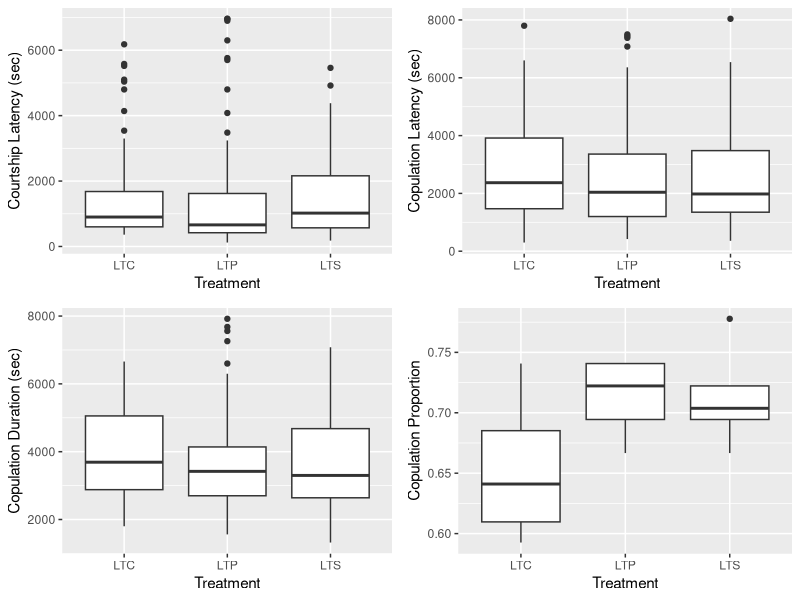
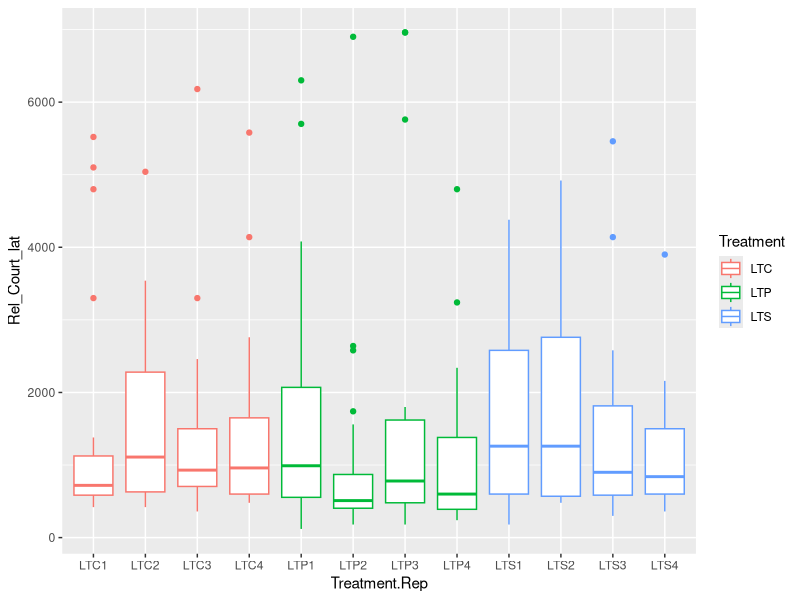
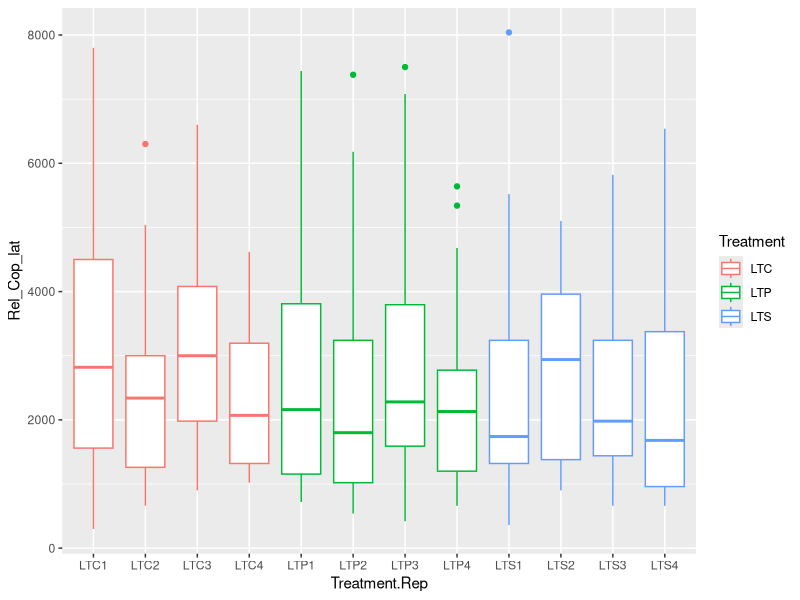
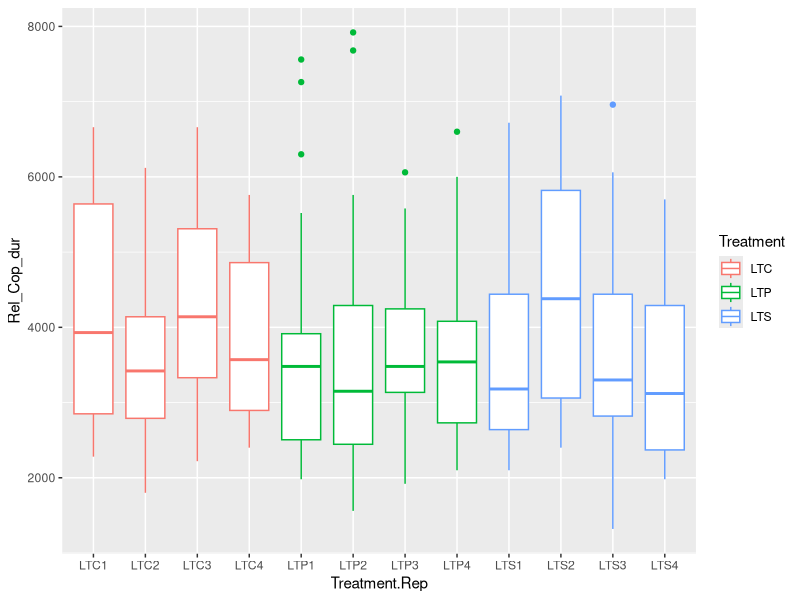

The R source for these figures, in order: (Note: this script raises an error after producing the figures.)
# Data from Abhijna of the long term populations and their courtship and copulation data

library(ggplot2)
library(dplyr)
library(tidyr)
library(lme4)
library(effects)
#library(lme4)
#library(car)


#Multiplots: to join plots together
#From: http://www.cookbook-r.com/Graphs/Multiple_graphs_on_one_page_(ggplot2)/

multiplot <- function(..., plotlist=NULL, file, cols=1, layout=NULL) {
  library(grid)
  
  # Make a list from the ... arguments and plotlist
  plots <- c(list(...), plotlist)
  
  numPlots = length(plots)
  
  # If layout is NULL, then use 'cols' to determine layout
  if (is.null(layout)) {
    # Make the panel
    # ncol: Number of columns of plots
    # nrow: Number of rows needed, calculated from # of cols
    layout <- matrix(seq(1, cols * ceiling(numPlots/cols)),
                     ncol = cols, nrow = ceiling(numPlots/cols))
  }
  
  if (numPlots==1) {
    print(plots[[1]])
    
  } else {
    # Set up the page
    grid.newpage()
    pushViewport(viewport(layout = grid.layout(nrow(layout), ncol(layout))))
    
    # Make each plot, in the correct location
    for (i in 1:numPlots) {
      # Get the i,j matrix positions of the regions that contain this subplot
      matchidx <- as.data.frame(which(layout == i, arr.ind = TRUE))
      
      print(plots[[i]], vp = viewport(layout.pos.row = matchidx$row,
                                      layout.pos.col = matchidx$col))
    }
  }
}
#Change working directory to the Data folder (if from script folder to start)!
setwd("~/Bioinformatics/Long_Term_Data/Data_LongTermPopulationExperiments_Git/PredationCourtship/data")
AP_evolved_data <- read.csv("AP_EvolvedPopCourtshipCopulation_2014.csv", h=T)

#Start time of agebin 4 not recorded: so removed
AP_evolved_data <- AP_evolved_data[-which(AP_evolved_data$Bin4 == "" & AP_evolved_data$AgeBin =="4"),]
#Make relative start times:
AP_evolved_data$StartTime <- as.difftime(as.character(AP_evolved_data$StartTime), format = "%H:%M", units = "secs")
AP_evolved_data$CourtshipLatency <- as.difftime(as.character(AP_evolved_data$CourtshipLatency), format = "%H:%M", units = "secs")
AP_evolved_data$Bin2 <- as.difftime(as.character(AP_evolved_data$Bin2), format = "%H:%M", units = "secs")
AP_evolved_data$Bin3 <- as.difftime(as.character(AP_evolved_data$Bin3), format = "%H:%M", units = "secs")
AP_evolved_data$Bin4 <- as.difftime(as.character(AP_evolved_data$Bin4), format = "%H:%M", units = "secs")
AP_evolved_data$CopulationLatency <- as.difftime(as.character(AP_evolved_data$CopulationLatency), format = "%H:%M", units = "secs")
AP_evolved_data$CopulationDuration <- as.difftime(as.character(AP_evolved_data$CopulationDuration), format = "%H:%M", units = "secs")

AP_evolved_data$CourtshipLatency <- with(AP_evolved_data, CourtshipLatency - StartTime)
AP_evolved_data$CopulationLatency <- with(AP_evolved_data, CopulationLatency - StartTime)
AP_evolved_data$CopulationDuration <- with(AP_evolved_data, CopulationDuration - StartTime)
AP_evolved_data$Bin2 <- with(AP_evolved_data, Bin2 - StartTime)
AP_evolved_data$Bin3 <- with(AP_evolved_data, Bin3 - StartTime)
AP_evolved_data$Bin4 <- with(AP_evolved_data, Bin4 - StartTime)
AP_evolved_data$Bin1 <- with(AP_evolved_data, StartTime - StartTime)


#Relative start times for each thing

AP_evolved_data <- within(AP_evolved_data, { 
  Rel_Court_lat = ifelse (AgeBin == 1, CourtshipLatency-Bin1, ifelse(AgeBin == 2, CourtshipLatency-Bin2, ifelse(AgeBin == 3, CourtshipLatency-Bin3, ifelse(AgeBin == 4, CourtshipLatency-Bin4, 0))))})


AP_evolved_data <- within(AP_evolved_data, { 
  Rel_Cop_lat = ifelse (AgeBin == 1, CopulationLatency-Bin1, ifelse(AgeBin == 2, CopulationLatency-Bin2, ifelse(AgeBin == 3, CopulationLatency-Bin3, ifelse(AgeBin == 4, CopulationLatency-Bin4, 0))))})

AP_evolved_data <- within(AP_evolved_data, { 
  Rel_Cop_dur = ifelse (AgeBin == 1, CopulationDuration-Bin1, ifelse(AgeBin == 2, CopulationDuration-Bin2, ifelse(AgeBin == 3, CopulationDuration-Bin3, ifelse(AgeBin == 4, CopulationDuration-Bin4, 0))))})

head(AP_evolved_data)
#New Data frame with only important data:
AP_Data <- subset(AP_evolved_data, select = c(Treatment, Rep, Rel_Court_lat, Rel_Cop_lat, Rel_Cop_dur, Copulation, Temperature, Humidity, Date, AgeBin))

#AP_court_lat <- subset(AP_Data, select = c(Treatment, Rep, Rel_Court_lat))
#AP_cop_dur <- subset(AP_Data, select = c(Treatment, Rep, Rel_Cop_dur))
#AP_cop_lat <- subset(AP_Data, select = c(Treatment, Rep, Rel_Cop_lat))


#AP_evolved_data <- AP_evolved_data[-which(AP_evolved_data$Bin4 == "" & AP_evolved_data$AgeBin =="4"),]

#AP_court_lat <- AP_court_lat[-which(AP_court_lat$Rel_Court_lat == ""),]
#AP_cop_lat <- AP_cop_lat[-which(AP_cop_lat$Rel_Cop_lat ==""),]
#AP_cop_dur <- AP_cop_dur[-which(AP_cop_dur$Rel_Cop_dur ==""),]

AP_groups <-AP_Data %>%
  group_by(Treatment, Rep) %>%
  summarise(copulation_prop=sum(Copulation/(n())), mean_court_lat= mean(Rel_Court_lat, na.rm = TRUE), mean_cop_lat = mean(Rel_Cop_lat, na.rm=TRUE), mean_cop_dur = mean(Rel_Cop_dur, na.rm=TRUE), cop_sum=sum(Copulation))

p1 <- ggplot(AP_groups, aes(x = Treatment, y = copulation_prop))
p2 <- ggplot(AP_groups, aes(x=Treatment, y = mean_court_lat))
p3 <- ggplot(AP_groups, aes(x=Treatment, y = mean_cop_lat))
p4 <- ggplot(AP_groups, aes(x=Treatment, y = mean_cop_dur))
p5 <- ggplot(AP_groups, aes(x=Rep, y=cop_sum, colour=Treatment))

#p1+geom_point()
#p1+geom_boxplot()

#p2+geom_point()
#p2+geom_boxplot()

#p3+geom_point()
#p3+geom_boxplot()

#p4+geom_point()
#p4+geom_boxplot()

#p5+geom_point()
#p5+geom_boxplot()


#head(AP_Data)

AP_Data$Rep <- as.factor(AP_Data$Rep)

p6 <- ggplot(AP_Data, aes(x = Treatment, y = Rel_Court_lat))
p7 <- ggplot(AP_Data, aes(x=Treatment, y = Rel_Cop_lat))
p8 <- ggplot(AP_Data, aes(x=Treatment, y = Rel_Cop_dur))
p9 <- ggplot(AP_Data, aes(x=Treatment, y = Copulation), ylab("Copulation"))

aaa <- p6+geom_boxplot() +
  ylab("Courtship Latency (sec)")
bbb <- p7+geom_boxplot() +
  ylab("Copulation Latency (sec)")
ccc <- p8+geom_boxplot() +
  ylab("Copulation Duration (sec)")
ddd <- p1+geom_boxplot() +
  ylab("Copulation Proportion")

multiplot(aaa,ccc,bbb, ddd, cols=2)

AP_Data$Treatment.Rep <- with(AP_Data, paste0(Treatment, Rep))
AP_groups$Treatment.Rep <- with(AP_groups, paste0(Treatment, Rep))
p10 <- ggplot(AP_Data, aes(x = Treatment.Rep, y = Rel_Court_lat, colour = Treatment))
p11 <- ggplot(AP_Data, aes(x=Treatment.Rep, y = Rel_Cop_lat, colour=Treatment))
p12<- ggplot(AP_Data, aes(x=Treatment.Rep, y = Rel_Cop_dur, colour = Treatment))

p10+geom_boxplot()
p11+geom_boxplot()
p12+geom_boxplot()

head(AP_Data)

#Models
AP_Data$Rep <- as.numeric(AP_Data$Rep)
mod_court <- lmer(Rel_Court_lat ~ 1 + Treatment + Rep + Temperature + Humidity + (1|Date), data = AP_Data)
summary(mod_court)
car::Anova(mod_court)
plot(allEffects(mod_court))

mod_court_plot <- lmer(Rel_Court_lat ~ 1 + Treatment + (1|Date), data = AP_Data)
plot(allEffects(mod_court_plot))
mod_copl_plot <- lmer(Rel_Cop_lat ~ 1 + Treatment + (1|Date), data = AP_Data)
plot(allEffects(mod_copl_plot))
mod_copd_plot <- lmer(Rel_Cop_dur ~ 1 + Treatment + (1|Date), data = AP_Data)
plot(allEffects(mod_copd_plot))
mod_cop_count <- lmer(Copulation ~ 1+ Treatment + (1|Date), data=AP_Data)
head(AP_Data)

plot(effect("Treatment", mod_court_plot), main = "Relative Courtship Latency", ylab = "Courtship Latency (sec)", xlab = "Treatment",style="stacked",rug=F, key.args=list(space="right"), row = 1,col = 1,nrow = 2,ncol = 2, more=TRUE)
plot(effect("Treatment", mod_copl_plot), main = "Relative Copulation Latency", ylab = "Copulation Latency (sec)", xlab = "Treatment",style="stacked",rug=F, key.args=list(space="right"), row = 1,col = 2,nrow = 2,ncol = 2, more=TRUE)
plot(effect("Treatment", mod_copd_plot), main = "Relative Copulation Duration", ylab = "Copulation Duration (sec)", xlab = "Treatment",style="stacked",rug=F, key.args=list(space="right"), row = 2,col = 1,nrow = 2,ncol = 2, more=TRUE)
plot(effect("Treatment", mod_cop_count), main = "Copulation", ylab = "Copulation ", xlab = "Treatment",style="stacked",rug=F, key.args=list(space="right"), row = 2,col = 2,nrow = 2,ncol = 2)


#Works: add in all effects to correct models!


plot(effect("Treatment", mod_court_plot), main = "Courtship Latency", ylab = "Courtship Latency (sec)", xlab = "Treatment",style="stacked",rug=F, key.args=list(space="right"), row = 1,col = 1,nrow = 1,ncol = 2, more=TRUE)
plot(effect("Treatment", mod_copl_plot), main = "Copulation Latency", ylab = "Copulation Latency (sec)", xlab = "Treatment",style="stacked",rug=F, key.args=list(space="right"), row = 1,col = 2,nrow = 1,ncol = 2)

plot(effect("Treatment", mod_copd_plot), main =  "Copulation Duration", ylab = "Copulation Duration (sec)", xlab = "Treatment",style="stacked",rug=F, key.args=list(space="right"), row = 1,col = 1,nrow = 1,ncol = 2, more=TRUE)
plot(effect("Treatment", mod_cop_count), main = "Copulation Proportion", ylab = "Copulation ", xlab = "Treatment",style="stacked",rug=F, key.args=list(space="right"), row = 1,col = 2,nrow = 1,ncol = 2)
